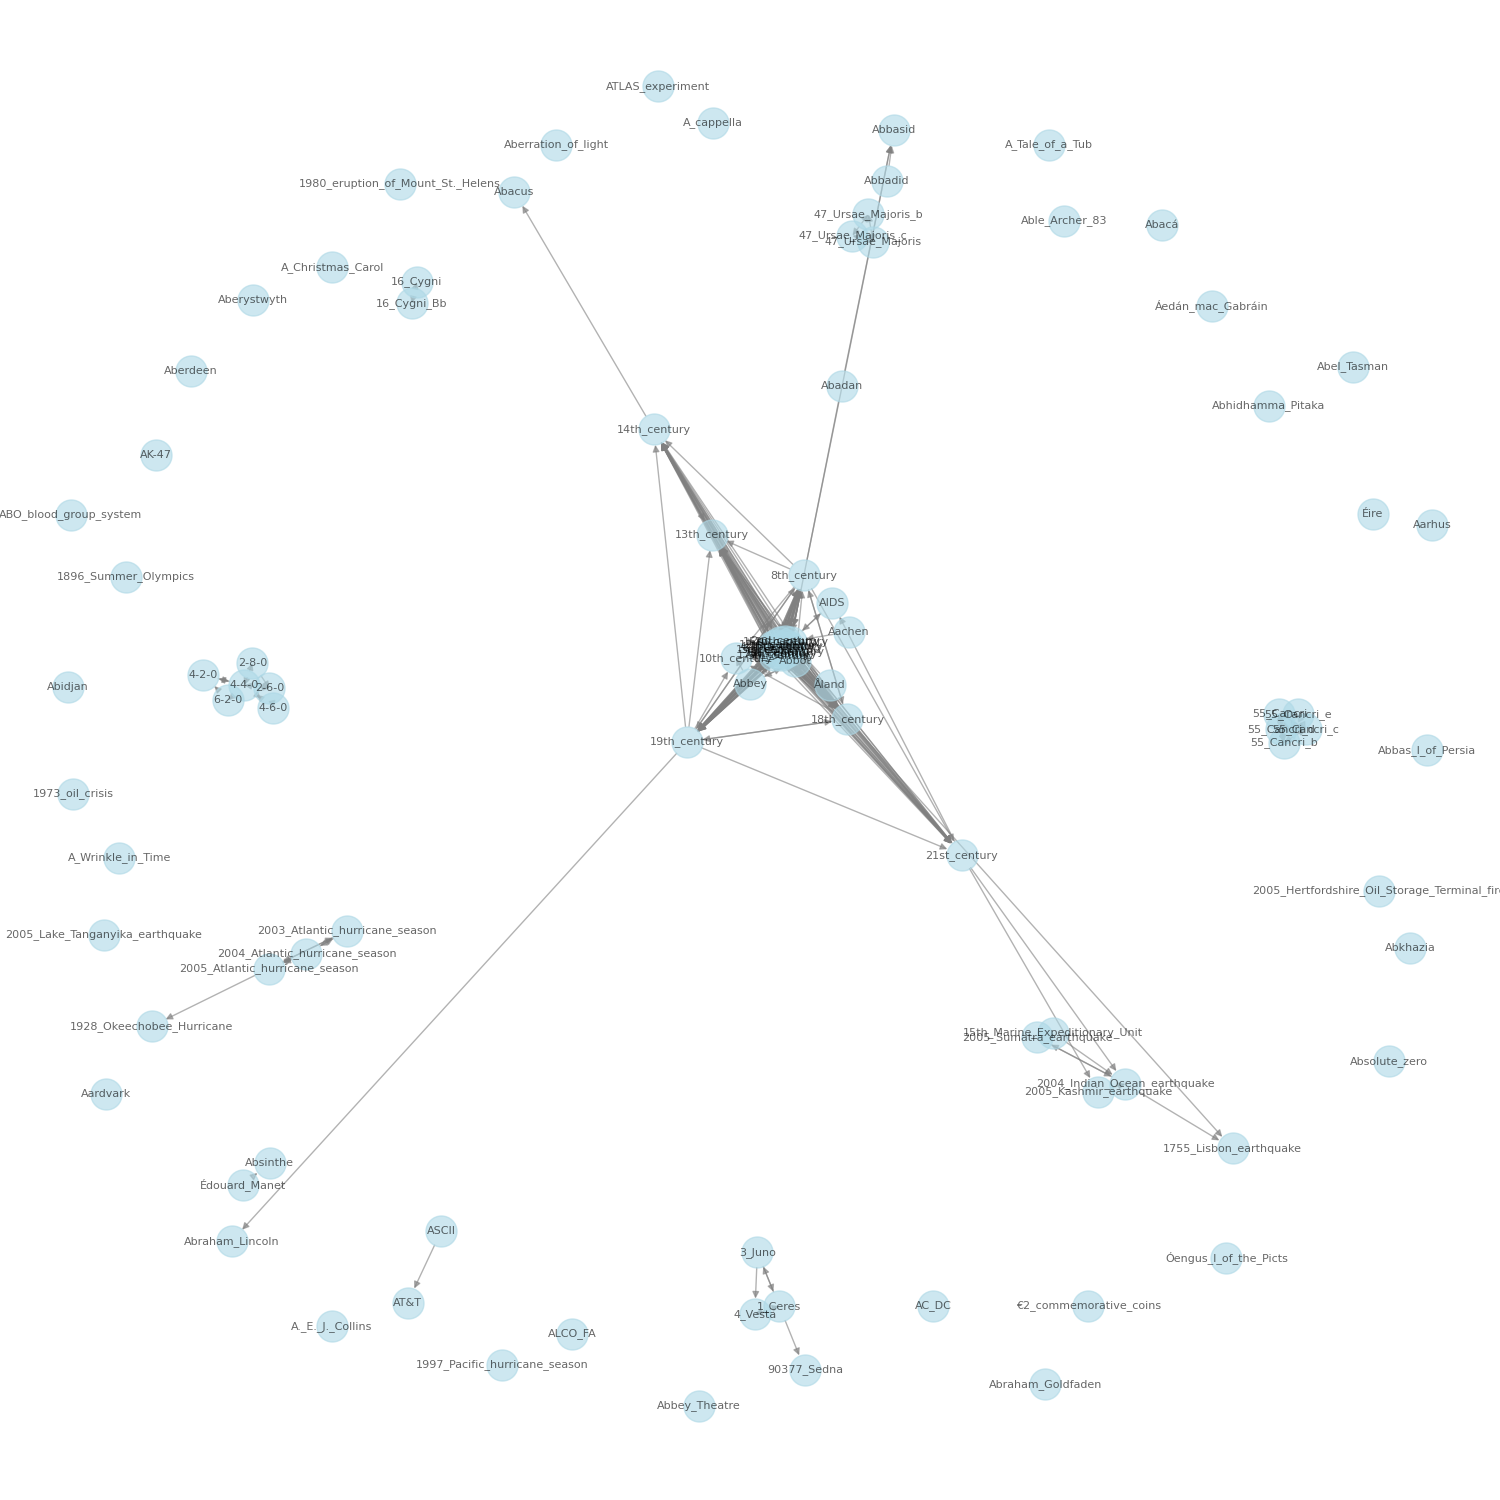

Reproduce this figure in Python.
import pandas as pd
import networkx as nx
import numpy as np
from urllib.parse import unquote
import matplotlib.pyplot as plt
from collections import Counter
import seaborn as sns
from datetime import datetime

class WikiGraph:
    def __init__(self):
        self.articles_df = None
        self.categories_df = None
        self.links_df = None
        self.distances_matrix = None
        self.G = nx.DiGraph()  # Directed graph since links have direction
        self.article_to_index = {}  # Mapping from article name to matrix index
        
    def read_articles(self):
        """Read articles.tsv file"""
        self.articles_df = pd.read_csv('articles.tsv', comment='#', names=['article'])
        self.articles_df['article'] = self.articles_df['article'].apply(unquote)
        
        # Create mapping from article name to index
        self.article_to_index = {article: idx for idx, article in enumerate(self.articles_df['article'])}
        
        return self.articles_df
    
    def read_categories(self):
        """Read categories.tsv file"""
        self.categories_df = pd.read_csv('categories.tsv', sep='\t', comment='#', 
                                       names=['article', 'category'])
        self.categories_df['article'] = self.categories_df['article'].apply(unquote)
        return self.categories_df
    
    def read_links(self):
        """Read links.tsv file"""
        self.links_df = pd.read_csv('links.tsv', sep='\t', comment='#',
                                   names=['linkSource', 'linkTarget'])
        self.links_df['linkSource'] = self.links_df['linkSource'].apply(unquote)
        self.links_df['linkTarget'] = self.links_df['linkTarget'].apply(unquote)
        return self.links_df
    
    def read_distances(self):
        """Read shortest-path-distance-matrix.txt file"""
        # Read the raw text file
        with open('shortest-path-distance-matrix.txt', 'r') as f:
            # Skip comments
            while True:
                line = f.readline()
                if not line.startswith('#'):
                    break
            
            # Read the distance matrix
            distances = []
            for line in f:
                # Convert string of digits to list of integers
                # Replace '_' with -1 to indicate unreachable
                row = [int(x) if x != '_' else -1 for x in line.strip()]
                distances.append(row)
                
        self.distances_matrix = np.array(distances)
        return self.distances_matrix
    
    def read_paths_data(self):
        """Read and process paths data from both finished and unfinished games"""
        # Read finished paths
        finished_paths = pd.read_csv('paths_finished.tsv', 
                                   comment='#',
                                   sep='\t',
                                   names=['ip', 'timestamp', 'duration', 'path', 'rating'])
        
        # Read unfinished paths
        unfinished_paths = pd.read_csv('paths_unfinished.tsv',
                                     comment='#',
                                     sep='\t',
                                     names=['ip', 'timestamp', 'duration', 'path', 'target', 'type'])
        
        return finished_paths, unfinished_paths
    
    def process_path(self, path_str):
        """Process a path string into a list of articles, handling back clicks"""
        path = path_str.split(';')
        processed_path = []
        
        for step in path:
            if step == '<':
                if processed_path:  # If there's a path to go back from
                    processed_path.pop()
            else:
                processed_path.append(unquote(step))
                
        return processed_path
    
    def get_shortest_path_length(self, source, target):
        """Get shortest path length from the distance matrix"""
        if self.distances_matrix is None:
            self.read_distances()
            
        try:
            source_idx = self.article_to_index[source]
            target_idx = self.article_to_index[target]
            distance = self.distances_matrix[source_idx][target_idx]
            return distance if distance != -1 else None
        except KeyError:
            return None
    
    def create_graph(self):
        """Create a networkx graph from the data"""
        # First ensure we have read all necessary data
        if self.articles_df is None:
            self.read_articles()
        if self.categories_df is None:
            self.read_categories()
        if self.links_df is None:
            self.read_links()
            
        # Add nodes (articles)
        for article in self.articles_df['article']:
            self.G.add_node(article)
            
        # Add edges (links)
        for _, row in self.links_df.iterrows():
            self.G.add_edge(row['linkSource'], row['linkTarget'])
            
        # Add category information as node attributes
        categories_dict = {}
        for _, row in self.categories_df.iterrows():
            if row['article'] not in categories_dict:
                categories_dict[row['article']] = []
            categories_dict[row['article']].append(row['category'])
            
        nx.set_node_attributes(self.G, categories_dict, 'categories')
        
        return self.G
    
    def plot_graph(self, max_nodes=100):
        """Plot a subset of the graph for visualization"""
        if len(self.G) == 0:
            self.create_graph()
            
        # Take a subset of nodes for visualization
        if len(self.G) > max_nodes:
            nodes = list(self.G.nodes())[:max_nodes]
            subgraph = self.G.subgraph(nodes)
        else:
            subgraph = self.G
            
        # Create the plot
        plt.figure(figsize=(15, 15))
        pos = nx.spring_layout(subgraph)
        nx.draw(subgraph, pos, 
                node_color='lightblue',
                node_size=500,
                with_labels=True,
                font_size=8,
                arrows=True,
                edge_color='gray',
                alpha=0.6)
        plt.title(f"Wiki Graph Visualization (showing {len(subgraph)} nodes)")
        plt.savefig('wiki_graph.png')
        plt.close()
        
    def get_graph_statistics(self):
        """Return basic statistics about the graph"""
        stats = {
            'Number of nodes': len(self.G),
            'Number of edges': self.G.size(),
            'Is directed': nx.is_directed(self.G),
            'Is connected': nx.is_strongly_connected(self.G) if nx.is_directed(self.G) else nx.is_connected(self.G),
            'Average degree': sum(dict(self.G.degree()).values()) / len(self.G),
            'Number of strongly connected components': nx.number_strongly_connected_components(self.G),
        }
        return stats
    
    def analyze_degree_distribution(self):
        """Analyze and plot in/out degree distributions"""
        in_degrees = [d for n, d in self.G.in_degree()]
        out_degrees = [d for n, d in self.G.out_degree()]
        
        # Create figure with two subplots
        fig, (ax1, ax2) = plt.subplots(1, 2, figsize=(15, 6))
        
        # Plot in-degree distribution
        in_degree_count = Counter(in_degrees)
        ax1.hist(in_degrees, bins=50, density=True, alpha=0.75, color='blue')
        ax1.set_xlabel('In-degree')
        ax1.set_ylabel('Frequency')
        ax1.set_title('In-degree Distribution')
        ax1.set_yscale('log')
        ax1.set_xscale('log')
        
        # Plot out-degree distribution
        out_degree_count = Counter(out_degrees)
        ax2.hist(out_degrees, bins=50, density=True, alpha=0.75, color='red')
        ax2.set_xlabel('Out-degree')
        ax2.set_ylabel('Frequency')
        ax2.set_title('Out-degree Distribution')
        ax2.set_yscale('log')
        ax2.set_xscale('log')
        
        plt.tight_layout()
        plt.savefig('degree_distribution.png')
        plt.close()
        
        return {
            'average_in_degree': np.mean(in_degrees),
            'max_in_degree': max(in_degrees),
            'average_out_degree': np.mean(out_degrees),
            'max_out_degree': max(out_degrees)
        }
    
    def analyze_path_lengths(self):
        """Analyze and plot path length distribution using the distance matrix"""
        if self.distances_matrix is None:
            self.read_distances()
        
        # Convert distances to a flat list, excluding unreachable paths (-1)
        path_lengths = self.distances_matrix[self.distances_matrix != -1].flatten()
        
        plt.figure(figsize=(10, 6))
        plt.hist(path_lengths, bins=range(min(path_lengths), max(path_lengths) + 2, 1),
                density=True, alpha=0.75, color='green')
        plt.xlabel('Path Length')
        plt.ylabel('Frequency')
        plt.title('Path Length Distribution')
        plt.grid(True, alpha=0.3)
        plt.savefig('path_length_distribution.png')
        plt.close()
        
        return {
            'average_path_length': np.mean(path_lengths),
            'median_path_length': np.median(path_lengths),
            'max_path_length': np.max(path_lengths)
        }
    
    def analyze_clustering(self):
        """Analyze clustering coefficients and centrality measures"""
        # Calculate clustering coefficients
        clustering_coeffs = nx.clustering(self.G)
        avg_clustering = nx.average_clustering(self.G)
        
        # Calculate centrality measures
        degree_centrality = nx.degree_centrality(self.G)
        betweenness_centrality = nx.betweenness_centrality(self.G)
        
        try:
            # Eigenvector centrality might not converge for some graphs
            eigenvector_centrality = nx.eigenvector_centrality(self.G)
        except:
            eigenvector_centrality = {node: 0 for node in self.G.nodes()}
        
        # Create figure with multiple subplots for distributions
        fig, ((ax1, ax2), (ax3, ax4)) = plt.subplots(2, 2, figsize=(15, 15))
        
        # Plot clustering coefficient distribution
        sns.histplot(data=list(clustering_coeffs.values()), ax=ax1, bins=50)
        ax1.set_title('Clustering Coefficient Distribution')
        ax1.set_xlabel('Clustering Coefficient')
        ax1.set_ylabel('Count')
        
        # Plot degree centrality distribution
        sns.histplot(data=list(degree_centrality.values()), ax=ax2, bins=50)
        ax2.set_title('Degree Centrality Distribution')
        ax2.set_xlabel('Degree Centrality')
        ax2.set_ylabel('Count')
        
        # Plot betweenness centrality distribution
        sns.histplot(data=list(betweenness_centrality.values()), ax=ax3, bins=50)
        ax3.set_title('Betweenness Centrality Distribution')
        ax3.set_xlabel('Betweenness Centrality')
        ax3.set_ylabel('Count')
        
        # Plot eigenvector centrality distribution
        sns.histplot(data=list(eigenvector_centrality.values()), ax=ax4, bins=50)
        ax4.set_title('Eigenvector Centrality Distribution')
        ax4.set_xlabel('Eigenvector Centrality')
        ax4.set_ylabel('Count')
        
        plt.tight_layout()
        plt.savefig('centrality_measures.png')
        plt.close()
        
        return {
            'average_clustering': avg_clustering,
            'max_clustering': max(clustering_coeffs.values()),
            'max_degree_centrality': max(degree_centrality.values()),
            'max_betweenness_centrality': max(betweenness_centrality.values()),
            'max_eigenvector_centrality': max(eigenvector_centrality.values())
        }
    
    def analyze_path_differences(self):
        """Analyze differences between user paths and shortest paths"""
        finished_paths, unfinished_paths = self.read_paths_data()
        
        # Process finished paths
        path_differences = []
        ratings = []
        
        for _, row in finished_paths.iterrows():
            path = self.process_path(row['path'])
            if len(path) >= 2:  # Need at least source and target
                source = path[0]
                target = path[-1]
                user_path_length = len(path) - 1  # Number of steps (edges) in path
                shortest_length = self.get_shortest_path_length(source, target)
                
                if shortest_length is not None:
                    difference = user_path_length - shortest_length
                    path_differences.append(difference)
                    ratings.append(row['rating'] if row['rating'] != 'NULL' else None)
        
        # Create visualization
        plt.figure(figsize=(15, 10))
        
        # Create main plot for all path differences
        plt.subplot(2, 1, 1)
        plt.hist(path_differences, bins=range(min(path_differences), max(path_differences) + 2, 1),
                alpha=0.75, color='blue')
        plt.xlabel('User Path Length - Shortest Path Length')
        plt.ylabel('Frequency')
        plt.title('Distribution of Path Length Differences')
        plt.grid(True, alpha=0.3)
        
        # Create subplot for path differences by rating
        plt.subplot(2, 1, 2)
        
        # Convert to numpy arrays for easier manipulation
        path_differences = np.array(path_differences)
        ratings = np.array(ratings)
        
        # Create box plot for each rating
        rating_differences = []
        rating_labels = []
        
        for rating in range(1, 6):  # Ratings 1-5
            mask = ratings == rating
            if np.any(mask):
                rating_differences.append(path_differences[mask])
                rating_labels.append(f'Rating {rating}')
        
        plt.boxplot(rating_differences, labels=rating_labels)
        plt.xlabel('User Rating')
        plt.ylabel('Path Length Difference')
        plt.title('Path Length Differences by User Rating')
        plt.grid(True, alpha=0.3)
        
        plt.tight_layout()
        plt.savefig('path_analysis.png')
        plt.close()
        
        # Calculate statistics
        stats = {
            'total_games': len(path_differences),
            'average_difference': np.mean(path_differences),
            'median_difference': np.median(path_differences),
            'min_difference': np.min(path_differences),
            'max_difference': np.max(path_differences),
            'std_difference': np.std(path_differences)
        }
        
        # Calculate statistics by rating
        rating_stats = {}
        for rating in range(1, 6):
            mask = ratings == rating
            if np.any(mask):
                rating_stats[f'rating_{rating}'] = {
                    'count': np.sum(mask),
                    'average_difference': np.mean(path_differences[mask]),
                    'median_difference': np.median(path_differences[mask])
                }
        
        return stats, rating_stats
    
    def analyze_network_properties(self):
        """Perform all network analyses and print results"""
        print("\nAnalyzing degree distribution...")
        degree_stats = self.analyze_degree_distribution()
        print("Degree distribution analysis saved as 'degree_distribution.png'")
        print(f"Average in-degree: {degree_stats['average_in_degree']:.2f}")
        print(f"Average out-degree: {degree_stats['average_out_degree']:.2f}")
        
        print("\nAnalyzing path lengths...")
        path_stats = self.analyze_path_lengths()
        print("Path length distribution saved as 'path_length_distribution.png'")
        print(f"Average path length: {path_stats['average_path_length']:.2f}")
        print(f"Maximum path length: {path_stats['max_path_length']}")
        
        print("\nAnalyzing clustering and centrality measures...")
        clustering_stats = self.analyze_clustering()
        print("Centrality measures distributions saved as 'centrality_measures.png'")
        print(f"Average clustering coefficient: {clustering_stats['average_clustering']:.4f}")
        print(f"Maximum clustering coefficient: {clustering_stats['max_clustering']:.4f}")
        
        print("\nAnalyzing user paths...")
        path_stats, rating_stats = self.analyze_path_differences()
        print("\nPath Analysis Statistics:")
        print(f"Total games analyzed: {path_stats['total_games']}")
        print(f"Average path difference: {path_stats['average_difference']:.2f}")
        print(f"Median path difference: {path_stats['median_difference']:.2f}")
        print(f"Path difference range: [{path_stats['min_difference']}, {path_stats['max_difference']}]")
        print("\nStatistics by rating:")
        for rating, stats in rating_stats.items():
            print(f"{rating.replace('_', ' ').title()}:")
            print(f"  Count: {stats['count']}")
            print(f"  Average difference: {stats['average_difference']:.2f}")
            print(f"  Median difference: {stats['median_difference']:.2f}")
        print("\nPath analysis visualization saved as 'path_analysis.png'")

def main():
    # Create WikiGraph instance
    wiki = WikiGraph()
    
    # Read all data and create graph
    print("Reading data files...")
    wiki.read_articles()
    wiki.read_categories()
    wiki.read_links()
    wiki.read_distances()
    
    print("\nCreating graph...")
    wiki.create_graph()
    
    # Print graph statistics
    print("\nGraph Statistics:")
    stats = wiki.get_graph_statistics()
    for key, value in stats.items():
        print(f"{key}: {value}")
    
    # Perform network analysis
    wiki.analyze_network_properties()
    
    # Plot a subset of the graph
    print("\nCreating visualization...")
    wiki.plot_graph(max_nodes=100)
    print("Visualization saved as 'wiki_graph.png'")

if __name__ == "__main__":
    main() 
